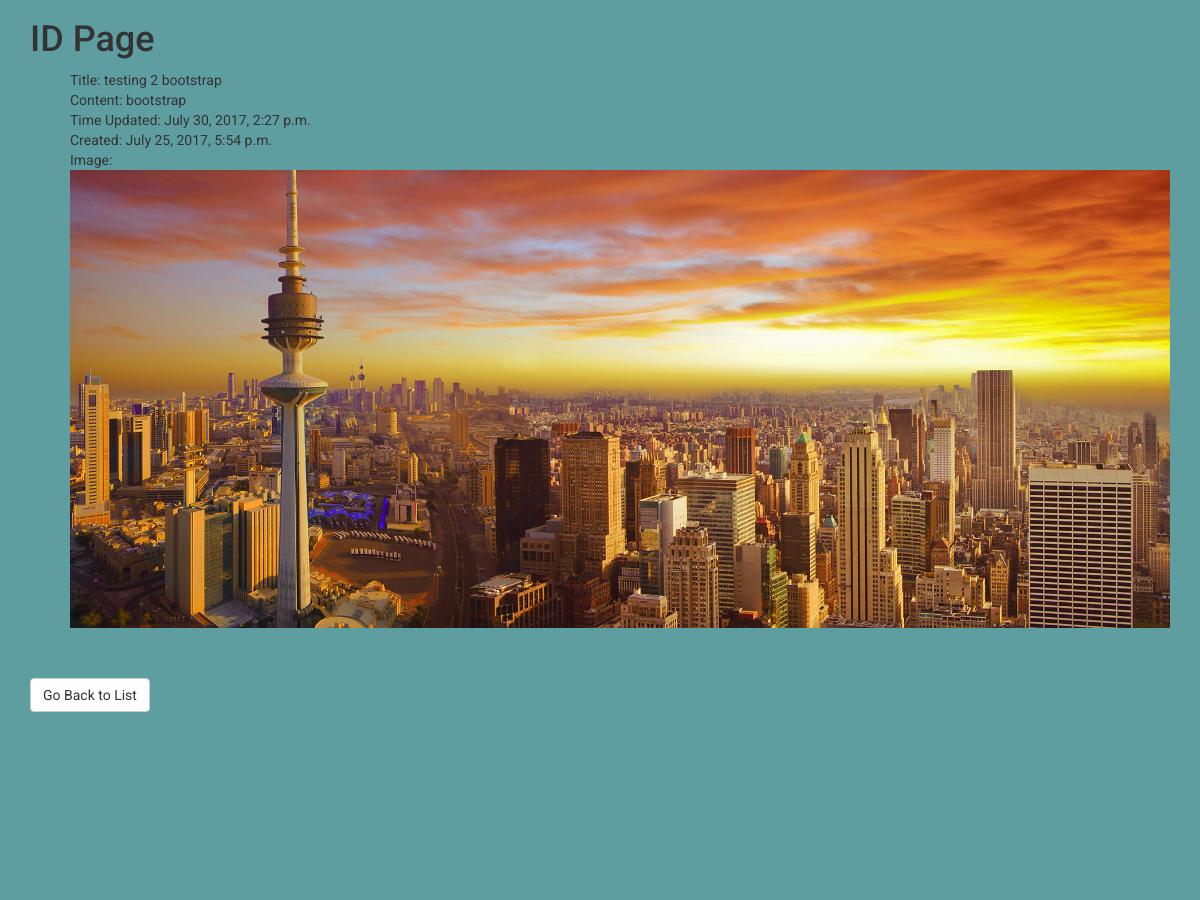
/id/testing-2-bootstrap/ (signed in, upper part), run on an earlier commit of the app's database.
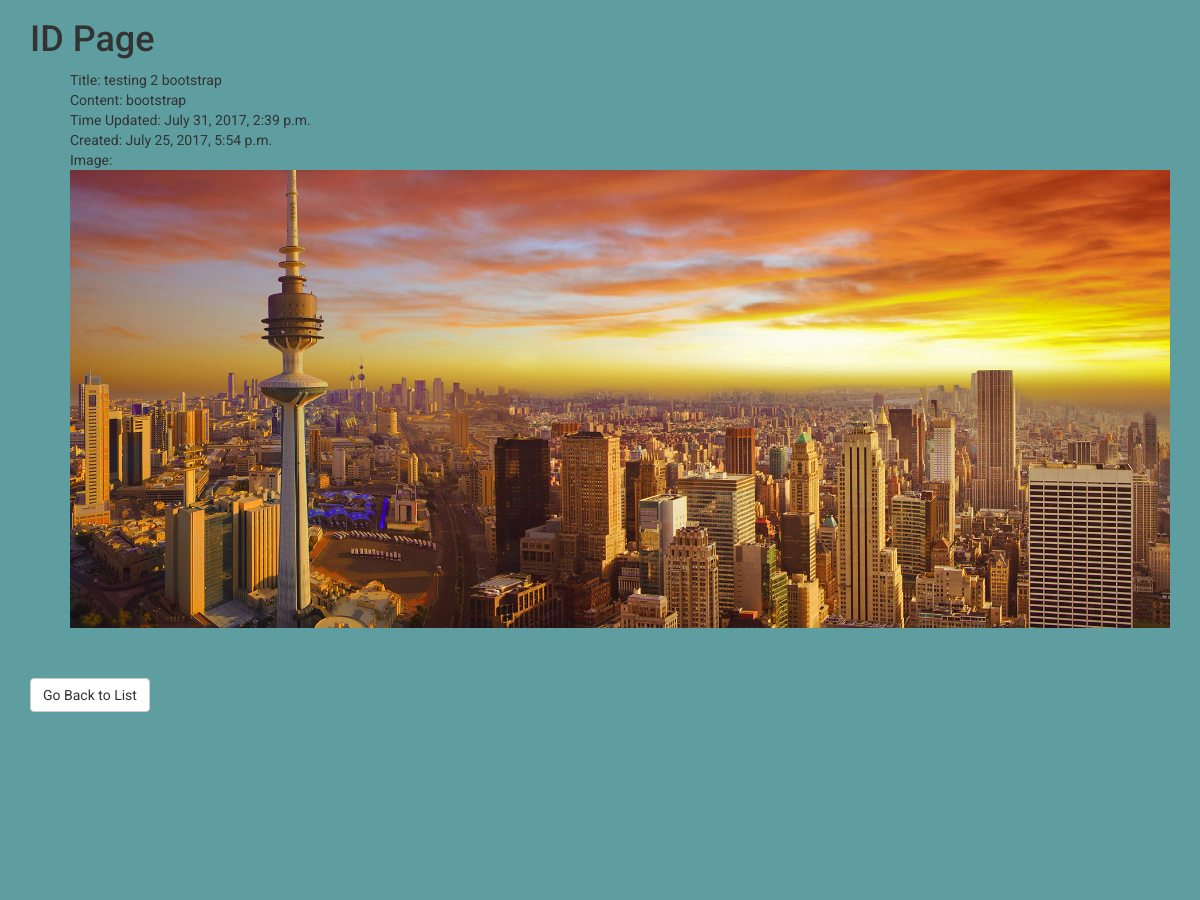
And on a later commit of the database.
### post/models.py (models this page shows, shortened)
class Post(models.Model):
	author = models.ForeignKey(User, default=1)
	title = models.CharField(max_length=140)
	content = models.TextField()
	draft = models.BooleanField(default=False)
	image = models.ImageField(upload_to="blog_images", null=True, blank=True)
	updated = models.DateTimeField(auto_now=True)
	timestamp = models.DateTimeField(auto_now_add=True)
	publish = models.DateField()
	slug = models.SlugField(unique=True)
	def absurl(self):
		return reverse("posts:id", kwargs={"slug": self.slug})

### post/views.py (the view)
# urls.py: url(r'^id/(?P<slug>[-\w]+)/$', views.post_id, name="id"),
def post_id(request, slug):
	obj = get_object_or_404(Post, slug=slug)
	date = timezone.now().date()
	if obj.publish > date or obj.draft:
		if not(request.user.is_staff or request.user.is_superuser):
			raise Http404
	if request.user.is_authenticated():
		if Like.objects.filter(post= obj, user= request.user).exists():
			liked = True
		else:
			liked = False
	post_like_count = obj.like_set.all().count()
	context = {
	"input": obj,
	"liked": liked,
	"like_count": post_like_count,
	}
	return render(request, 'obj.html', context)

### post/templates/obj.html (shortened to what this page needs)
<!DOCTYPE html>
{% load static %}
{% load comments %}
{% load crispy_forms_tags %}
<html>
<head>
<link rel="stylesheet" type="text/css" href="{% static 'css/bootstrap.min.css' %}">
</head>
<body>
<div class="container">
<h1>ID Page</h1>
<ul id="new">
Title: {{input.title}}<br>
Content: {{input.content}}<br>
Time Updated: {{input.updated}}<br>
Created: {{input.timestamp}}<br>
Image: <br>{% if not input.draft %}<img src="{{input.image.url}}" class="img-responsive"> {% endif %}
</ul>
<br><br>
<a href="{% url 'posts:list' %}" class="btn btn-default" role="button">Go Back to List</a>
</div>
<br><br><br><br><br><br><br><br><br><br><br><br><br><br><br><br><br><br><br><br>
</body>
</html>

What changed in the data, as far as the page shows it:
changed Post "testing 2 bootstrap": updated "July 30, 2017, 2:27 p.m." → "July 31, 2017, 2:39 p.m."
